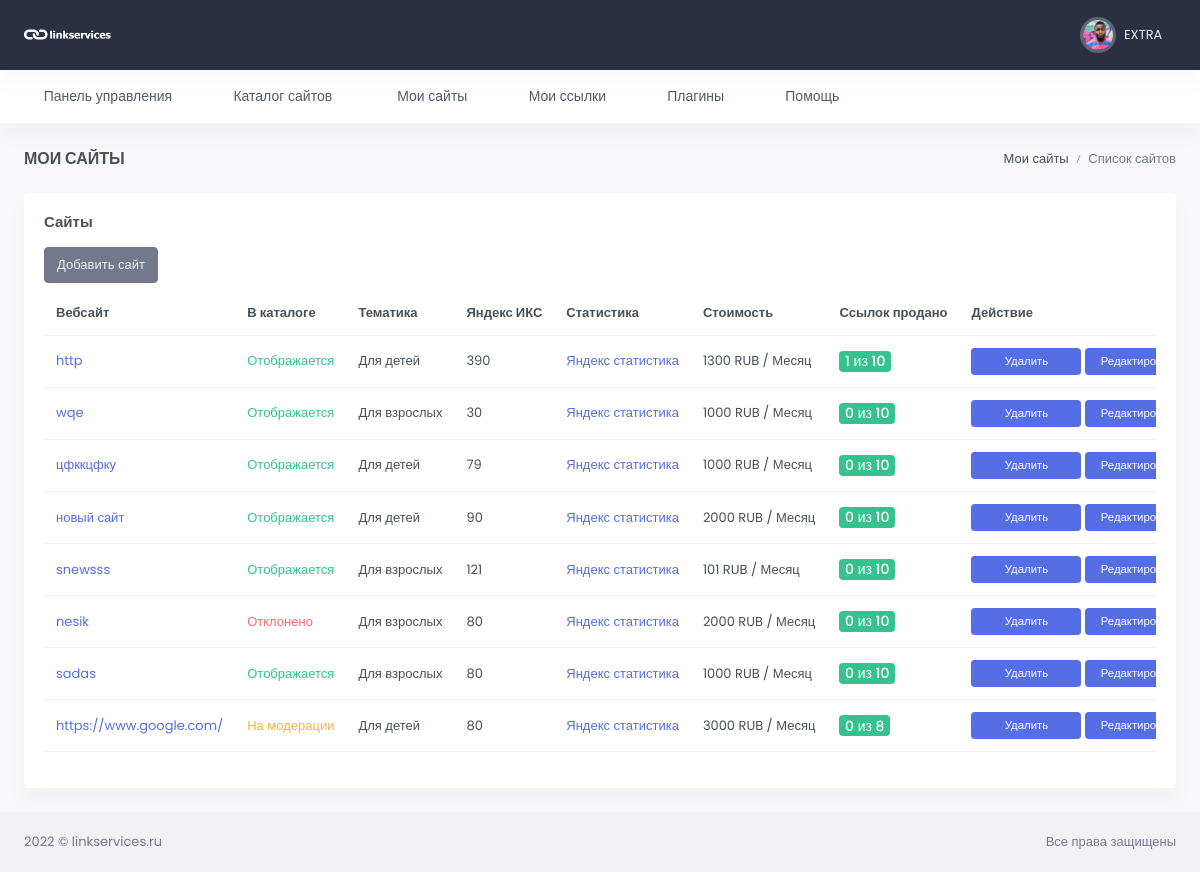
The page /my-sites/ (signed in) on the database its author committed.
### users/models.py (models this page shows, shortened)
class User(AbstractUser):
    email = models.EmailField(_("email address"), unique=True, )
    email_verify = models.BooleanField(default=False)
    USERNAME_FIELD = 'email'
    REQUIRED_FIELDS = ['username']
    class Meta:
        verbose_name = _("Пользователь")
        verbose_name_plural = _("Пользователи")
        ordering = ('-date_joined',)

class Profile(models.Model):
    user = models.OneToOneField(User, verbose_name="Пользователь",
                                related_name='profile', null=True, on_delete=models.CASCADE)
    chat_id = models.CharField(max_length=100, blank=True, null=True, verbose_name='Чат ID телеграмм')
    TOKEN = models.CharField(max_length=100, blank=True, null=True)
    wmz = models.CharField(max_length=200, blank=True, null=True, verbose_name='WMZ-кошелёк')
    ymoney = models.CharField(max_length=200, blank=True, null=True, verbose_name='ЮMoney-кошелёк')
    current_balance = models.PositiveIntegerField(default=0, blank=True, null=True, verbose_name="Текущий баланс")
    hold_balance = models.PositiveIntegerField(default=0, blank=True, null=True, verbose_name='На удержании')
    output_balance = models.PositiveIntegerField(default=0, blank=True, null=True, verbose_name='Ожидает вывода')
    name_telegram = models.CharField(blank=True, null=True, max_length=100, verbose_name='Телеграмм')
    avatar = models.ImageField(upload_to='avatar/%Y/%m/%d/', blank=True, null=True, verbose_name='Аватар')
    created = models.DateTimeField(auto_now_add=True, verbose_name='Создан')
    update = models.DateTimeField(auto_now=True, verbose_name='Обновлён')
    class Meta:
        verbose_name = 'Профиль пользователя'
        verbose_name_plural = 'Профили пользователей'

### site_app/models.py (models this page shows, shortened)
class WebSite(models.Model):
    MODERATION = 'На модерации'
    PUBLISHED = 'Опубликовано'
    REJECTED = 'Отклонено'
    STATUS_CHOICES = (
        (MODERATION, 'На модерации'),
        (PUBLISHED, 'Опубликовано'),
        (REJECTED, 'Отклонено')
    )
    url = models.CharField(max_length=255, verbose_name='url сайта')
    user = models.ForeignKey(Profile, related_name='user_website', on_delete=models.CASCADE,
                             max_length=100, blank=True, null=True, verbose_name='email заказчика')
    category = models.ForeignKey(Category, on_delete=models.CASCADE, verbose_name='Тематика')
    price = models.IntegerField(verbose_name='Цена')
    status = models.CharField(max_length=20, choices=STATUS_CHOICES, default=MODERATION, verbose_name='Статус')
    total_link = models.IntegerField(verbose_name='Всего ссылок', blank=True, null=True)
    yandex_x = models.IntegerField(verbose_name='Яндекс Икс', blank=True, null=True)
    yandex_stat = models.CharField(max_length=255, verbose_name='Яндекс статистика')
    increase = models.PositiveIntegerField(verbose_name='Наценка %', default=50, blank=True, null=True)
    password_yandex = models.CharField(max_length=250, verbose_name='Пароль от статистики', blank=True, null=True)
    created = models.DateTimeField(auto_now_add=True, verbose_name='Добавлено')
    update = models.DateTimeField(auto_now=True, verbose_name='Изменено')
    class Meta:
        verbose_name = 'Сайт'
        verbose_name_plural = 'Сайты'
        ordering = ('-created',)

class Category(models.Model):
    name = models.CharField(max_length=200, verbose_name='Тематика')
    slug = models.SlugField()
    def __str__(self):
        return self.name
    class Meta:
        verbose_name = 'Тематика'
        verbose_name_plural = 'Тематики'
        ordering = ('name',)

### site_app/views.py (the view)
# urls.py: path('', MySites.as_view(), name='my-sites'),
class MySites(LoginRequiredMixin, ListView):
    template_name = 'site_app/mysites.html'
    model = WebSite
    context_object_name = 'website'
    paginate_by = 10
    def get_queryset(self):
        return WebSite.objects.filter(user=self.request.user.profile). \
            select_related('category').prefetch_related(
            Prefetch('link_set'))

### site_app/templates/site_app/mysites.html (shortened to what this page needs)
{% extends 'base.html' %}
{% load static %}
{% block content %}
<div id="layout-wrapper">
<div class="main-content">
    <div class="page-content">
        <div class="container-fluid">
            <div class="row">
                <div class="col-12">
                    <div class="page-title-box d-sm-flex align-items-center justify-content-between">
                        <h4 class="mb-sm-0 font-size-18">Мои сайты</h4>
                        <div class="page-title-right">
                            <ol class="breadcrumb m-0">
                                <li class="breadcrumb-item"><a href="javascript: void(0);">Мои сайты</a></li>
                                <li class="breadcrumb-item active">Список сайтов</li>
                            </ol>
                        </div>
                    </div>
                </div>
            </div>
            <div class="row">
                <div class="col-12">
                    <div class="card">
                        <div class="card-body">
                            <h4 class="card-title mb-3">Сайты</h4>
                            <div class="row mb-2">
                                <a href="{% url 'add-site' %}">
                                    <div class="btn btn-secondary">
                                        Добавить сайт
                                    </div>
                                </a>
                            </div>
                            <div class="table-responsive">
                                <table class="table align-middle table-nowrap">
                                    <thead>
                                    <tr>
                                        <th>Вебсайт</th>
                                        <th>В каталоге</th>
                                        <th>Тематика</th>
                                        <th>Яндекс ИКС</th>
                                        <th>Статистика</th>
                                        <th>Стоимость</th>
                                        <th>Ссылок продано</th>
                                        <th>Действие</th>
                                    </tr>
                                    </thead>
                                    <tbody>
                                    {% for item in website  %}
                                    {% include 'site_app/partials/itemsite.html' %}
                                    {% endfor %}
                                        </tbody>
                                    </table>
                                </div>
                            </div>
                        </div>
                    </div>
                </div>
            </div>
        </div>
</div>
</div>
{% endblock %}

### templates/inc/_header.html (shortened to what this page needs)
{% load static %}
<header id="page-topbar">
    <div class="navbar-header">
        <div class="d-flex">
            <div class="navbar-brand-box">
                <a href="{% url 'profile' pk=user.id %}" class="logo logo-light">
                    <span class="logo-lg">
                                    <img src="{% static '/images/logo-light.png' %}" alt="" height="19">
                                </span>
                </a>
            </div>
        </div>
        <div class="d-flex">
            <div class="dropdown d-none d-lg-inline-block ms-1">
                <button type="button" class="btn header-item noti-icon waves-effect"
                        data-bs-toggle="dropdown" aria-haspopup="true" aria-expanded="false">
                    <i class="bx bx-customize"></i>
                </button>
            </div>
            <div class="dropdown d-inline-block">
                <button type="button" class="btn header-item noti-icon waves-effect"
                        id="page-header-notifications-dropdown"
                        data-bs-toggle="dropdown" aria-haspopup="true" aria-expanded="false">
                    {% if user.profile.chat_id %}
                    <i class="bx bx-bell"></i>
                    {% else %}
                    <i class="bx bx-bell bx-tada"></i>
                    <span class="badge bg-danger rounded-pill">1</span>
                    {% endif %}
                </button>
            </div>
            <div class="dropdown d-inline-block">
                <button type="button" class="btn header-item waves-effect" id="page-header-user-dropdown"
                        data-bs-toggle="dropdown" aria-haspopup="true" aria-expanded="false">
                    <img class="rounded-circle header-profile-user"
                         src="{% if user.profile.avatar %}{{ user.profile.avatar.url }}{% else %}{% static '/images/favicon.ico' %}{% endif %}"
                     alt="Header Avatar">
                    <span class="d-none d-xl-inline-block ms-1" key="t-henry">{{ user.username }}</span>
                    <i class="mdi mdi-chevron-down d-none d-xl-inline-block"></i>
                </button>
            </div>
        </div>
    </div>
</header>
<div class="topnav">
    <div class="container-fluid">
        <nav class="navbar navbar-light navbar-expand-lg topnav-menu">
            <div class="collapse navbar-collapse" id="topnav-menu-content">
                <ul class="navbar-nav">
                    <li class="nav-item dropdown">
                        <a class="nav-link dropdown-toggle arrow-none" href="{% url 'profile' pk=user.id %}" id="topnav-dashboard"
                           role="button">
                            <i class="bx bx-home-circle me-2"></i><span key="t-dashboards">Панель управления</span>
                        </a>
                    </li>
                    <li class="nav-item dropdown">
                        <a class="nav-link dropdown-toggle arrow-none" href="{% url 'catalog' %}" id="topnav-dashboard"
                           role="button">
                            <i class="bx bx-home-circle me-2"></i><span key="t-dashboards">Каталог сайтов</span>
                        </a>
                    </li>
                    <li class="nav-item dropdown">
                        <a class="nav-link dropdown-toggle arrow-none" href="{% url 'my-sites' %}" id="topnav-uielement"
                           role="button">
                            <i class="bx bx-tone me-2"></i>
                            <span key="t-ui-elements">Мои сайты</span>
                        </a>
                    </li>
                    <li class="nav-item dropdown">
                        <a class="nav-link dropdown-toggle arrow-none" href="{% url 'my-links' %}" id="topnav-pages"
                           role="button">
                            <i class="bx bx-customize me-2"></i><span key="t-apps">Мои ссылки</span>
                        </a>
                    </li>
                    <li class="nav-item dropdown">
                        <a class="nav-link dropdown-toggle arrow-none" href="{% url 'plugins' %}" id="topnav-components"
                           role="button">
                            <i class="bx bx-collection me-2"></i><span key="t-components">Плагины</span>
                        </a>
                    </li>
                    <li class="nav-item dropdown">
                        <a class="nav-link dropdown-toggle arrow-none" href="{% url 'help' %}" id="topnav-more"
                           role="button">
                            <i class="bx bx-file me-2"></i><span key="t-extra-pages">Помощь</span>
                        </a>
                    </li>
                </ul>
            </div>
        </nav>
    </div>
</div>

### site_app/templates/site_app/partials/itemsite.html (shortened to what this page needs)
<tr xmlns="http://www.w3.org/1999/html">
    <td><a href="{{ item.url }}">{{ item.url }}</a></td>
    <td>
        {% if item.status == 'Опубликовано' %}
        <span class="text-success">Отображается</span>
        {% elif item.status == 'Отклонено' %}
        <span class="text-danger">Отклонено</span>
        {% else %}
        <span class="text-warning">На модерации</span>
        {% endif %}
    </td>
    <td>{{ item.category }}</td>
    <td>{{ item.yandex_x }}</td>
    <td><a href="{{ item.yandex_stat }}" target="_blank">Яндекс
        статистика</a></td>
    <td>{{ item.price }} RUB / Месяц</td>
    <td><span
            class="badge bg-success font-size-14 count-links-in-catalog">{{ item.link_set.count }} из {{ item.total_link }}</span>
    </td>
    <td>
            <a class="btn btn-primary btn-sm w-md"
               data-bs-toggle="modal"
               data-bs-target="#staticBackdrop{{ item.id }}">Удалить</a>
        <a href="{% url 'update-site' item.id %}" class="btn btn-primary btn-sm w-md">Редактировать</a>
    </td>
</tr>

### rows shown on the page
User: avatar (picture), username "EXTRA"
WebSite: url "http", status "Отображается", category "Для детей", yandex_x "390", price "1300", link_set.count "1", total_link "10"
WebSite: url "wqe", status "Отображается", category "Для взрослых", yandex_x "30", price "1000", link_set.count "0", total_link "10"
WebSite: url "цфккцфку", status "Отображается", category "Для детей", yandex_x "79", price "1000", link_set.count "0", total_link "10"
WebSite: url "новый сайт", status "Отображается", category "Для детей", yandex_x "90", price "2000", link_set.count "0", total_link "10"
WebSite: url "snewsss", status "Отображается", category "Для взрослых", yandex_x "121", price "101", link_set.count "0", total_link "10"
WebSite: url "nesik", status "Отклонено", category "Для взрослых", yandex_x "80", price "2000", link_set.count "0", total_link "10"
WebSite: url "sadas", status "Отображается", category "Для взрослых", yandex_x "80", price "1000", link_set.count "0", total_link "10"
WebSite: url "https://www.google.com/", status "На модерации", category "Для детей", yandex_x "80", price "3000", link_set.count "0", total_link "8"
